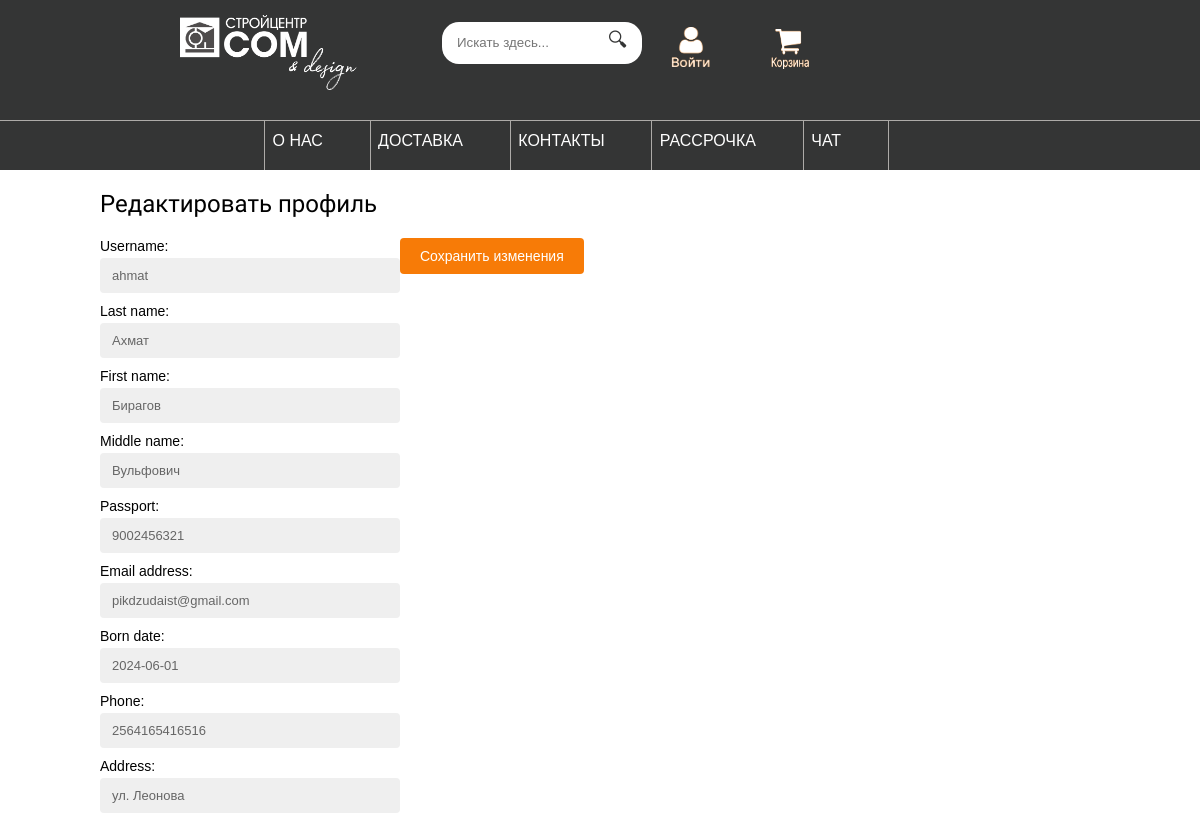
/account/edit/ (signed in), run on an earlier commit of the app's database.
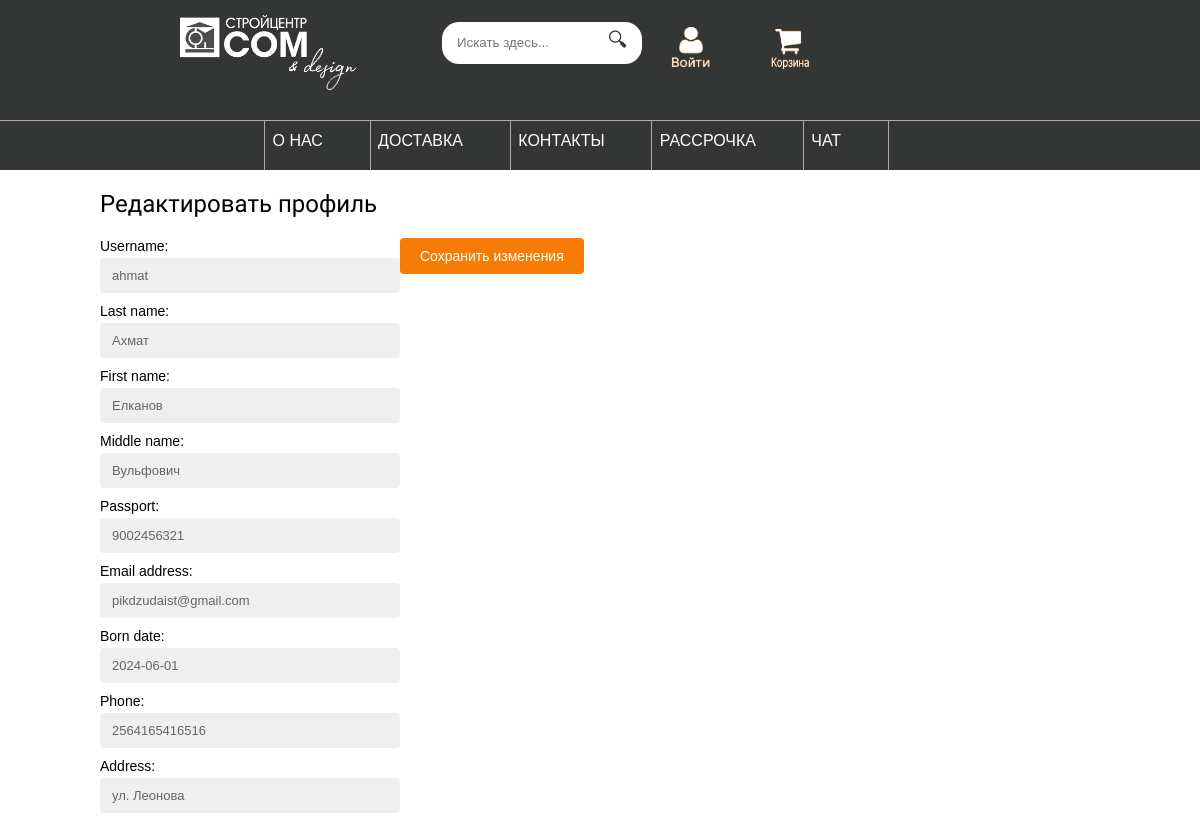
And on a later commit of the database.
### account/models.py (models this page shows)
class CustomUser(AbstractUser):
    username = models.CharField(max_length=250, blank=True, unique=True)
    middle_name = models.CharField(max_length=100, blank=True)
    passport = models.CharField(max_length=10, blank=True)
    born_date = models.DateField(blank=True, null=True)
    phone = models.CharField(max_length=20, blank=True)
    address = models.CharField(max_length=255, blank=True)

### account/views.py (the view)
# urls.py: path('edit/', views.edit, name='edit'),
@login_required
def edit(request):
    profile = get_object_or_404(CustomUser, id=request.user.id)
    if request.method == 'POST':
        form = UserEditForm(request.POST, instance=profile)
        if form.is_valid():
            form.save()
            return redirect('account:profile', user_id=request.user.id)
    else:
        form = UserEditForm(instance=profile)
    return render(request,
                  'account/edit.html',
                  {'form': form})

### account/forms.py (shortened to what this page needs)
class UserEditForm(forms.ModelForm):
    class Meta:
        model = CustomUser
        fields = ['username', 'last_name', 'first_name', 'middle_name', 'passport',
                  'email', 'born_date', 'phone', 'address']

### cart/cart.py (called while the page is built)
    def __len__(self):
        return sum(item['quantity'] for item in self.cart.values())

### cart/context_processors.py (called while the page is built)
def cart(request):
    cart = CartClass(request)
    end = ''
    if len(cart) > 1:
        if len(cart) < 5:
            end = 'а'
        else:
            end = 'ов'
    return {'cart': CartClass(request), 'end': end}

### account/templates/account/edit.html (shortened to what this page needs)
{% extends 'shop/base.html' %}}
{% block content %}
    <div>
        <h2>Редактировать профиль</h2>
        <form method="post">
            {{ form.as_p }}
            <input type="submit" value="Сохранить изменения">
        </form>
    </div>
{% endblock %}

What changed in the data, as far as the page shows it:
changed CustomUser "ahmat": first_name "Бирагов" → "Елканов"
